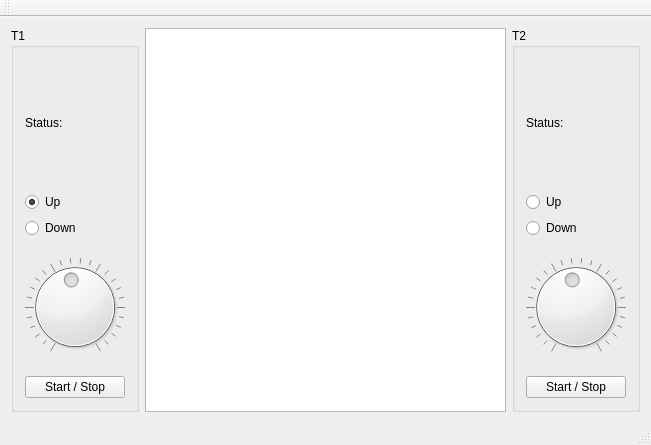
<?xml version="1.0" encoding="UTF-8"?>
<ui version="4.0">
 <class>MainWindow</class>
 <widget class="QMainWindow" name="MainWindow">
  <property name="geometry">
   <rect>
    <x>0</x>
    <y>0</y>
    <width>651</width>
    <height>445</height>
   </rect>
  </property>
  <property name="windowTitle">
   <string>MainWindow</string>
  </property>
  <widget class="QWidget" name="centralWidget">
   <layout class="QHBoxLayout" name="horizontalLayout">
    <item>
     <widget class="QGroupBox" name="groupBox">
      <property name="title">
       <string>T1</string>
      </property>
      <layout class="QVBoxLayout" name="verticalLayout">
       <item>
        <widget class="QLabel" name="label_T1">
         <property name="text">
          <string>Status: </string>
         </property>
        </widget>
       </item>
       <item>
        <widget class="QRadioButton" name="radioButton_T1_Up">
         <property name="text">
          <string>Up</string>
         </property>
         <property name="checked">
          <bool>true</bool>
         </property>
        </widget>
       </item>
       <item>
        <widget class="QRadioButton" name="radioButton_T1_Down">
         <property name="text">
          <string>Down</string>
         </property>
         <property name="autoExclusive">
          <bool>true</bool>
         </property>
        </widget>
       </item>
       <item>
        <widget class="QDial" name="dial_T1">
         <property name="minimum">
          <number>100</number>
         </property>
         <property name="maximum">
          <number>2000</number>
         </property>
         <property name="singleStep">
          <number>10</number>
         </property>
         <property name="pageStep">
          <number>100</number>
         </property>
         <property name="value">
          <number>1000</number>
         </property>
         <property name="invertedControls">
          <bool>false</bool>
         </property>
         <property name="wrapping">
          <bool>false</bool>
         </property>
         <property name="notchesVisible">
          <bool>true</bool>
         </property>
        </widget>
       </item>
       <item>
        <widget class="QPushButton" name="pushButton_T1">
         <property name="text">
          <string>Start / Stop</string>
         </property>
         <property name="checkable">
          <bool>true</bool>
         </property>
        </widget>
       </item>
      </layout>
     </widget>
    </item>
    <item>
     <widget class="QTextBrowser" name="textBrowser"/>
    </item>
    <item>
     <widget class="QGroupBox" name="groupBox_2">
      <property name="title">
       <string>T2</string>
      </property>
      <layout class="QVBoxLayout" name="verticalLayout_2">
       <item>
        <widget class="QLabel" name="label_T2">
         <property name="text">
          <string>Status: </string>
         </property>
        </widget>
       </item>
       <item>
        <widget class="QRadioButton" name="radioButton_T2_Up">
         <property name="text">
          <string>Up</string>
         </property>
        </widget>
       </item>
       <item>
        <widget class="QRadioButton" name="radioButton_T2_Down">
         <property name="text">
          <string>Down</string>
         </property>
        </widget>
       </item>
       <item>
        <widget class="QDial" name="dial_T2">
         <property name="minimum">
          <number>100</number>
         </property>
         <property name="maximum">
          <number>2000</number>
         </property>
         <property name="singleStep">
          <number>10</number>
         </property>
         <property name="pageStep">
          <number>100</number>
         </property>
         <property name="value">
          <number>1000</number>
         </property>
         <property name="notchesVisible">
          <bool>true</bool>
         </property>
        </widget>
       </item>
       <item>
        <widget class="QPushButton" name="pushButton_T2">
         <property name="text">
          <string>Start / Stop</string>
         </property>
        </widget>
       </item>
      </layout>
     </widget>
    </item>
   </layout>
  </widget>
  <widget class="QMenuBar" name="menuBar">
   <property name="geometry">
    <rect>
     <x>0</x>
     <y>0</y>
     <width>651</width>
     <height>21</height>
    </rect>
   </property>
  </widget>
  <widget class="QToolBar" name="mainToolBar">
   <attribute name="toolBarArea">
    <enum>TopToolBarArea</enum>
   </attribute>
   <attribute name="toolBarBreak">
    <bool>false</bool>
   </attribute>
  </widget>
  <widget class="QStatusBar" name="statusBar"/>
 </widget>
 <layoutdefault spacing="6" margin="11"/>
 <resources/>
 <connections/>
</ui>
